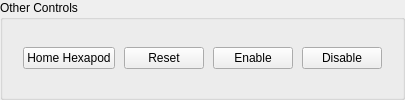
          <widget class="QGroupBox" name="otherOptBox">
           <property name="title">
            <string>Other Controls</string>
           </property>
           <layout class="QHBoxLayout" name="horizontalLayout_8">
            <item>
             <layout class="QGridLayout" name="gridLayout_3" columnstretch="1,0,0,0">
              <property name="leftMargin">
               <number>9</number>
              </property>
              <property name="topMargin">
               <number>5</number>
              </property>
              <property name="rightMargin">
               <number>9</number>
              </property>
              <property name="bottomMargin">
               <number>5</number>
              </property>
              <property name="horizontalSpacing">
               <number>9</number>
              </property>
              <item row="0" column="2">
               <widget class="QPushButton" name="butEnable">
                <property name="text">
                 <string>Enable</string>
                </property>
               </widget>
              </item>
              <item row="0" column="1">
               <widget class="QPushButton" name="butReset">
                <property name="text">
                 <string>Reset</string>
                </property>
               </widget>
              </item>
              <item row="0" column="0">
               <widget class="QPushButton" name="butHome">
                <property name="sizePolicy">
                 <sizepolicy hsizetype="Maximum" vsizetype="Fixed">
                  <horstretch>0</horstretch>
                  <verstretch>0</verstretch>
                 </sizepolicy>
                </property>
                <property name="text">
                 <string>Home Hexapod</string>
                </property>
               </widget>
              </item>
              <item row="0" column="3">
               <widget class="QPushButton" name="butDisable">
                <property name="text">
                 <string>Disable</string>
                </property>
               </widget>
              </item>
             </layout>
            </item>
           </layout>
          </widget>
